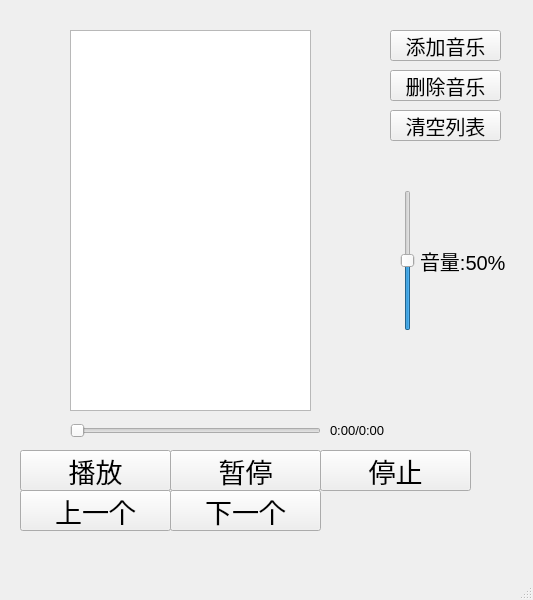
<?xml version="1.0" encoding="UTF-8"?>
<ui version="4.0">
 <class>MyMediaPlayerV2</class>
 <widget class="QMainWindow" name="MyMediaPlayerV2">
  <property name="geometry">
   <rect>
    <x>0</x>
    <y>0</y>
    <width>533</width>
    <height>600</height>
   </rect>
  </property>
  <property name="windowTitle">
   <string>MainWindow</string>
  </property>
  <widget class="QWidget" name="centralwidget">
   <widget class="QPushButton" name="pushButton_play">
    <property name="geometry">
     <rect>
      <x>20</x>
      <y>450</y>
      <width>151</width>
      <height>41</height>
     </rect>
    </property>
    <property name="font">
     <font>
      <pointsize>20</pointsize>
     </font>
    </property>
    <property name="text">
     <string>播放</string>
    </property>
   </widget>
   <widget class="QPushButton" name="pushButton_pause">
    <property name="geometry">
     <rect>
      <x>170</x>
      <y>450</y>
      <width>151</width>
      <height>41</height>
     </rect>
    </property>
    <property name="font">
     <font>
      <pointsize>20</pointsize>
     </font>
    </property>
    <property name="text">
     <string>暂停</string>
    </property>
   </widget>
   <widget class="QPushButton" name="pushButton_stop">
    <property name="geometry">
     <rect>
      <x>320</x>
      <y>450</y>
      <width>151</width>
      <height>41</height>
     </rect>
    </property>
    <property name="font">
     <font>
      <pointsize>20</pointsize>
     </font>
    </property>
    <property name="text">
     <string>停止</string>
    </property>
   </widget>
   <widget class="QListWidget" name="listWidget">
    <property name="geometry">
     <rect>
      <x>70</x>
      <y>30</y>
      <width>241</width>
      <height>381</height>
     </rect>
    </property>
   </widget>
   <widget class="QPushButton" name="pushButton_add">
    <property name="geometry">
     <rect>
      <x>390</x>
      <y>30</y>
      <width>111</width>
      <height>31</height>
     </rect>
    </property>
    <property name="font">
     <font>
      <pointsize>15</pointsize>
     </font>
    </property>
    <property name="text">
     <string>添加音乐</string>
    </property>
   </widget>
   <widget class="QPushButton" name="pushButton_del">
    <property name="geometry">
     <rect>
      <x>390</x>
      <y>70</y>
      <width>111</width>
      <height>31</height>
     </rect>
    </property>
    <property name="font">
     <font>
      <pointsize>15</pointsize>
     </font>
    </property>
    <property name="text">
     <string>删除音乐</string>
    </property>
   </widget>
   <widget class="QPushButton" name="pushButton_clear">
    <property name="geometry">
     <rect>
      <x>390</x>
      <y>110</y>
      <width>111</width>
      <height>31</height>
     </rect>
    </property>
    <property name="font">
     <font>
      <pointsize>15</pointsize>
     </font>
    </property>
    <property name="text">
     <string>清空列表</string>
    </property>
   </widget>
   <widget class="QPushButton" name="pushButton_last">
    <property name="geometry">
     <rect>
      <x>20</x>
      <y>490</y>
      <width>151</width>
      <height>41</height>
     </rect>
    </property>
    <property name="font">
     <font>
      <pointsize>20</pointsize>
     </font>
    </property>
    <property name="text">
     <string>上一个</string>
    </property>
   </widget>
   <widget class="QPushButton" name="pushButton_next">
    <property name="geometry">
     <rect>
      <x>170</x>
      <y>490</y>
      <width>151</width>
      <height>41</height>
     </rect>
    </property>
    <property name="font">
     <font>
      <pointsize>20</pointsize>
     </font>
    </property>
    <property name="text">
     <string>下一个</string>
    </property>
   </widget>
   <widget class="QSlider" name="verticalSlider_vol">
    <property name="geometry">
     <rect>
      <x>400</x>
      <y>190</y>
      <width>16</width>
      <height>141</height>
     </rect>
    </property>
    <property name="maximum">
     <number>100</number>
    </property>
    <property name="value">
     <number>50</number>
    </property>
    <property name="orientation">
     <enum>Qt::Vertical</enum>
    </property>
   </widget>
   <widget class="QLabel" name="label_vol">
    <property name="geometry">
     <rect>
      <x>420</x>
      <y>240</y>
      <width>111</width>
      <height>41</height>
     </rect>
    </property>
    <property name="font">
     <font>
      <pointsize>15</pointsize>
     </font>
    </property>
    <property name="text">
     <string>音量:50%</string>
    </property>
   </widget>
   <widget class="QSlider" name="horizontalSlider_progress">
    <property name="geometry">
     <rect>
      <x>70</x>
      <y>420</y>
      <width>251</width>
      <height>22</height>
     </rect>
    </property>
    <property name="orientation">
     <enum>Qt::Horizontal</enum>
    </property>
   </widget>
   <widget class="QLabel" name="label_progress">
    <property name="geometry">
     <rect>
      <x>330</x>
      <y>410</y>
      <width>111</width>
      <height>41</height>
     </rect>
    </property>
    <property name="font">
     <font>
      <pointsize>10</pointsize>
     </font>
    </property>
    <property name="text">
     <string>0:00/0:00</string>
    </property>
   </widget>
  </widget>
  <widget class="QMenuBar" name="menubar">
   <property name="geometry">
    <rect>
     <x>0</x>
     <y>0</y>
     <width>533</width>
     <height>23</height>
    </rect>
   </property>
  </widget>
  <widget class="QStatusBar" name="statusbar"/>
 </widget>
 <resources/>
 <connections/>
</ui>
